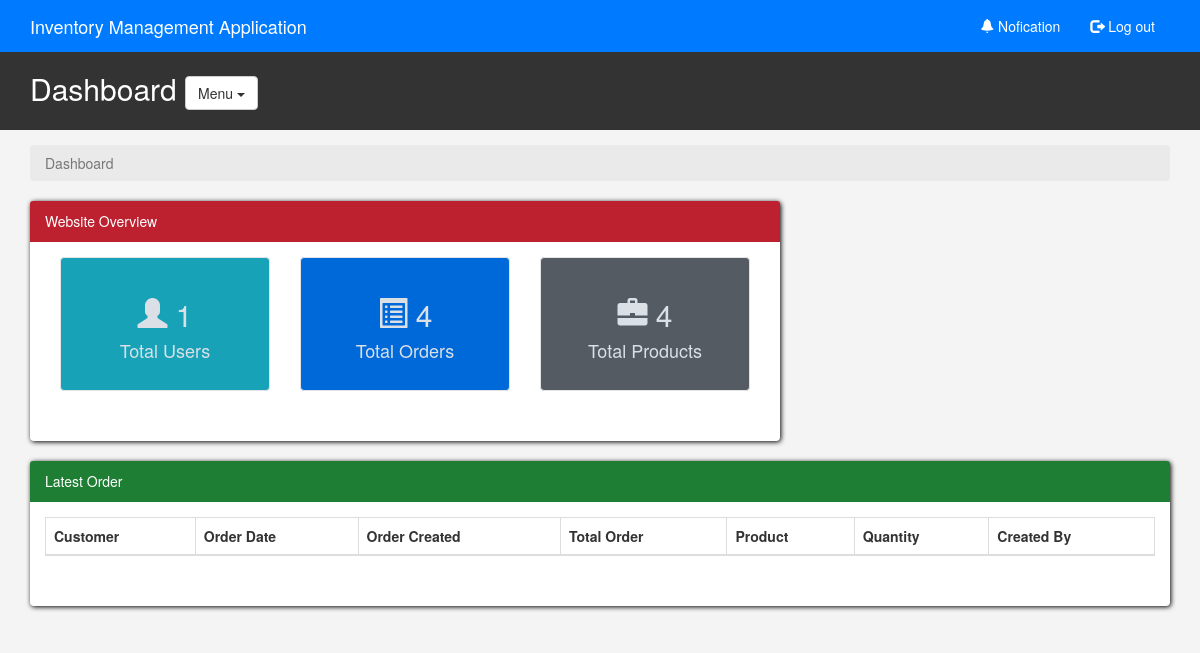
Before: /admin/ (signed in) with the older database file.
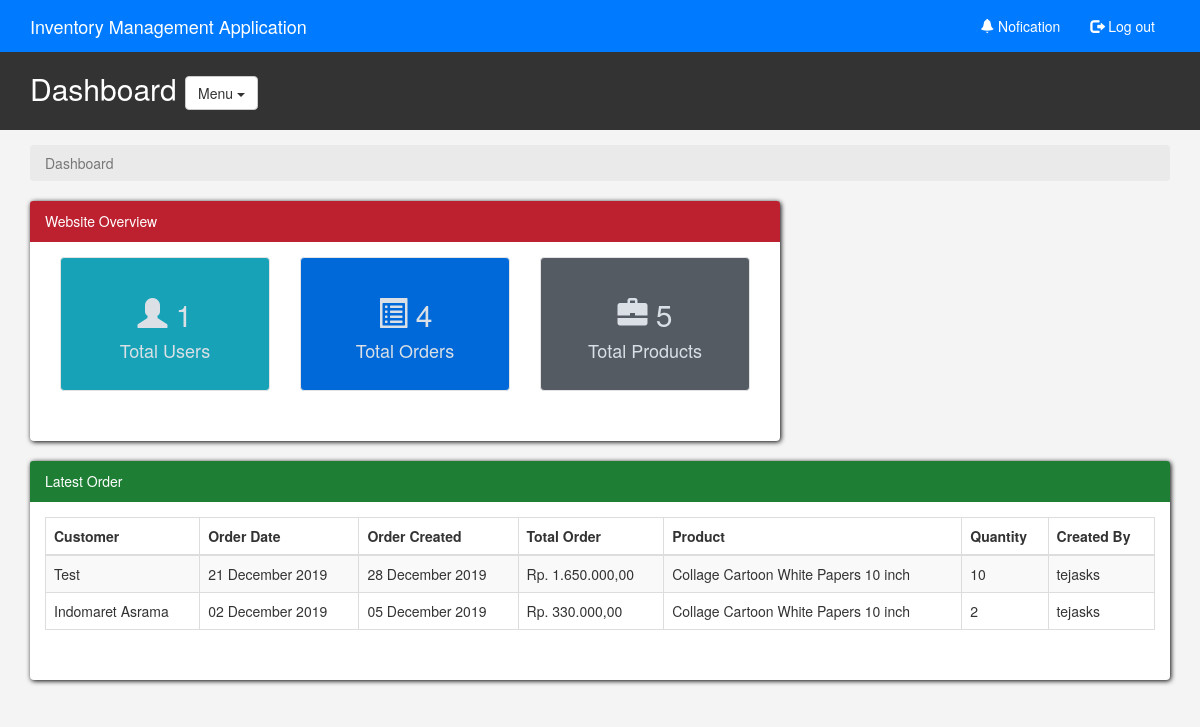
After: the same page with the newer database file.
### tables this page shows
CREATE TABLE IF NOT EXISTS `inventory_order` (
  `inventoryOrderID` int(12) NOT NULL AUTO_INCREMENT,
  `userID` int(12) DEFAULT NULL,
  `inventoryOrderTotal` int(12) DEFAULT NULL,
  `inventoryOrderDate` varchar(25) DEFAULT NULL,
  `inventoryOrderName` varchar(100) DEFAULT NULL,
  `inventoryOrderAddress` varchar(100) DEFAULT NULL,
  `paymentStatus` enum('cash','credit') DEFAULT NULL,
  `inventoryOrderStatus` enum('active','inactive') DEFAULT NULL,
  `inventoryOrderCreatedDate` int(11) DEFAULT NULL,
  PRIMARY KEY (`inventoryOrderID`)
);

CREATE TABLE IF NOT EXISTS `product` (
  `productID` int(12) NOT NULL AUTO_INCREMENT,
  `categoryID` int(12) NOT NULL,
  `brandID` int(12) NOT NULL,
  `productName` varchar(100) NOT NULL,
  `productDescription` varchar(200) NOT NULL,
  `productQuantity` int(11) NOT NULL,
  `productUnit` varchar(150) NOT NULL,
  `productBasePrice` int(12) NOT NULL,
  `productTax` int(12) NOT NULL,
  `productMinimumOrder` int(12) NOT NULL DEFAULT '0',
  `productEnterBy` int(11) NOT NULL,
  `productStatus` enum('pending','approved') NOT NULL,
  `productDate` date NOT NULL,
  PRIMARY KEY (`productID`)
);

CREATE TABLE IF NOT EXISTS `inventory_order_product` (
  `inventoryOrderProductID` int(11) NOT NULL AUTO_INCREMENT,
  `inventoryOrderID` int(11) DEFAULT NULL,
  `productID` int(11) DEFAULT NULL,
  `quantity` int(11) DEFAULT NULL,
  `price` int(12) DEFAULT NULL,
  `tax` int(10) DEFAULT NULL,
  PRIMARY KEY (`inventoryOrderProductID`)
);

CREATE TABLE IF NOT EXISTS `user` (
  `userID` int(11) NOT NULL AUTO_INCREMENT,
  `userEmail` varchar(70) DEFAULT NULL,
  `userPassword` varchar(100) DEFAULT NULL,
  `userName` varchar(50) DEFAULT NULL,
  `userType` enum('master','user') DEFAULT NULL,
  `userStatus` enum('active','inactive') DEFAULT NULL,
  `userRole` varchar(24) NOT NULL,
  PRIMARY KEY (`userID`)
);

### admin/helper.php (called while the page is built, shortened)
<?php
	function convertToRupiah($num)
	{
		return "Rp. ".number_format($num,2,',','.');
	}

### admin/index.php (the view, shortened to what this page needs)
<?php
	require_once 'helper.php';
	require_once '../templates/header.php';
	$query = "SELECT userName From user WHERE userID != '".$_SESSION['userID']."' ";
	$stmt = $conn->prepare($query);
	$stmt->execute();
	$result = $stmt->rowCount();
	$query2 = "SELECT inventoryOrderID From inventory_order";
	$stmt2 = $conn->prepare($query2);
	$stmt2->execute();
	$result2 = $stmt2->rowCount();
	$query3 = "SELECT productID From product";
	$stmt3 = $conn->prepare($query3);
	$stmt3->execute();
	$result3 = $stmt3->rowCount();
	$query4 = "SELECT user.userName as 'user', product.productName as 'product', inventory_order.inventoryOrderTotal as 'total', inventory_order.inventoryOrderName as 'customer', inventory_order.inventoryOrderDate as 'orderDate', inventory_order.inventoryOrderCreatedDate as 'orderCreated', inventory_order_product.quantity as 'quantity' FROM inventory_order JOIN inventory_order_product ON inventory_order_product.inventoryOrderID = inventory_order.inventoryOrderID JOIN product ON product.productID = inventory_order_product.productID JOIN user ON user.userID = inventory_order.userID ORDER BY inventory_order.inventoryOrderCreatedDate  DESC LIMIT 5 ";
	$stmt4 = $conn->prepare($query4);
	$stmt4->execute();
	$result4 = $stmt4->fetchAll();
?>
	<section id="breadcrumb">
		<div class="container">
			<ol class="breadcrumb">
				<li class="active">Dashboard</li>
			</ol>
		</div>
	</section>
	<section id="main">
		<div class="container">
			<div class="row">
				<div class="col-md-8">
					<div class="panel panel-default">
					  <div class="panel-heading-danger">Website Overview</div>
					  <div class="panel-body">
					  	<div class="col-md-4">
					  		<div class="well-info dash-box">
					  			<h2 class="text-light"><span class="glyphicon glyphicon-user"></span> <?php echo $result; ?></h2>
					  			<h4 class="text-light">Total Users</h4>
					  		</div>
					  	</div>
					  	<div class="col-md-4">
					  		<div class="well-primary dash-box">
					  			<h2 class="text-light"><span class="glyphicon glyphicon-list-alt"></span> <?php echo $result2; ?></h2>
					  			<h4 class="text-light">Total Orders</h4>
					  		</div>
					  	</div>
					  	<div class="col-md-4">
					  		<div class="well-secondary dash-box">
					  			<h2 class="text-light"><span class="glyphicon glyphicon-briefcase"></span> <?php echo $result3; ?></h2>
					  			<h4 class="text-light"> Total Products</h4>
					  		</div>
					  	</div>
					  </div>
					</div>
				</div>
			</div>
			<div class="row">
				<div class="col-md-12">
					<div class="panel panel-default">
					  <div class="panel-heading-success">Latest Order</div>
					  <div class="panel-body">
					  	<table class="table table-striped table-hover table-bordered">
						    <thead>
						      <tr>
						        <th>Customer</th>
						        <th>Order Date</th>
						        <th>Order Created</th>
						        <th>Total Order</th>
						        <th>Product</th>
						        <th>Quantity</th>
						        <th>Created By</th>
						      </tr>
						    </thead>
						    <tbody>
						      <?php foreach($result4 as $r) : ?>
						      	<tr>
						      		<td><?php echo $r['customer']; ?></td>
						      		<td><?php echo date('d F Y', strtotime($r['orderDate'])); ?></td>
						      		<td><?php echo date('d F Y',$r['orderCreated']); ?></td>
						      		<td><?php echo convertToRupiah($r['total']); ?></td>
						      		<td><?php echo $r['product']; ?></td>
						      		<td><?php echo $r['quantity']; ?></td>
						      		<td><?php echo $r['user']; ?></td>
						      	</tr>
						      <?php endforeach; ?>
						    </tbody>
						  </table>
					  </div>
					</div>
				</div>
			</div>
		</div>
	</section>
<?php require_once '../templates/footer.php'; ?>

### templates/header.php (shortened to what this page needs)
<!DOCTYPE html>
<html>
<head>
    <link rel="stylesheet" href="../css/bootstrap.min.css">
    <link rel="stylesheet" href="../css/custom.css">
    <link rel="stylesheet" href="../css/dataTables.bootstrap.min.css">
    <link rel="stylesheet" href="../css/bootstrap-datepicker.min.css">
    <link rel="stylesheet" href="../css/bootstrap-select.min.css">
</head>
<body>
	<nav class="navbar navbar-inverse">
	  <div class="container">
	    <div class="navbar-header">
	      <a class="navbar-brand">Inventory Management Application</a>
	    </div>
	    <div class="collapse navbar-collapse" id="myNavbar">
		    <ul class="nav navbar-nav navbar-right">
		    	<li><a href="#"><span class="glyphicon glyphicon-bell"></span> Nofication</a></li>
		      <li><a href="#" data-toggle="modal" data-target="#logoutModal"><span class="glyphicon glyphicon-log-out"></span> Log out</a></li>
		    </ul>
	    </div>
	  </div>
	</nav>
	<header id="header">
		<div class="container">
			<div class="row">
				<div class="col-md-10">
					<h2>Dashboard
						<div class="dropdown create">
						  <button class="btn btn-default dropdown-toggle" type="button" id="menu1" data-toggle="dropdown">Menu
						  <span class="caret"></span></button>
						</div>
					</h2>
				</div>
			</div>
		</div>
	</header>

### templates/footer.php (shortened to what this page needs)
</body>
</html>

### css/custom.css (style rules this page uses)
body { background: #f4f4f4; }
.navbar { margin-bottom: 0; border-radius: 0; }
.navbar-inverse { background-color: #007bff!important; border-color: #007bff!important; }
.navbar-inverse .navbar-collapse { border-color: #007bff!important; }
.navbar-inverse .navbar-brand { color: #fff!important; }
.navbar-inverse .navbar-nav>li>a { color: #fff!important; }
#header { background: #333; color: #fff; padding-bottom: 10px; margin-bottom: 15px; }
#header .create { display: inline; }
.breadcrumb { background: #eaeaea; color: #222; }
.well-info { min-height: 20px; padding: 19px; margin-bottom: 20px; background-color: #17a2b8;; border: 1px solid #e3e3e3; border-radius: 4px; }
.well-primary { min-height: 20px; padding: 19px; margin-bottom: 20px; background-color: #0069d9; border: 1px solid #e3e3e3; border-radius: 4px; }
.well-secondary { min-height: 20px; padding: 19px; margin-bottom: 20px; background-color: #545b62; border: 1px solid #e3e3e3; border-radius: 4px; }
.text-light { color: #dae0e5; }
.panel-default { border: none!important; }
.panel { box-shadow: 1px 1px 5px black !important; border: none!important; }
.panel-body { padding-bottom: 30px!important; }
.panel-default>.panel-heading-danger { padding: 10px 15px; border-bottom: 1px solid transparent; border-top-left-radius: 3px; border-top-right-radius: 3px; color: #fff!important; background-color: #bd2130!important;; }
.panel-default>.panel-heading-success { padding: 10px 15px; border-bottom: 1px solid transparent; border-top-left-radius: 3px; border-top-right-radius: 3px; color: #fff!important; background-color: #1e7e34!important; }
.dash-box { text-align: center; }

Changed rows visible on the page:
now on this page (row edited): inventory_order: inventoryOrderName "Test", inventoryOrderDate "21 December 2019", inventoryOrderCreatedDate "28 December 2019", inventoryOrderTotal "Rp. 1.650.000,00", product.productName "Collage Cartoon White Papers 10 inch", inventory_order_product.quantity "10", userID.userName "tejasks"
now on this page (row edited): inventory_order: inventoryOrderName "Indomaret Asrama", inventoryOrderDate "02 December 2019", inventoryOrderCreatedDate "05 December 2019", inventoryOrderTotal "Rp. 330.000,00", product.productName "Collage Cartoon White Papers 10 inch", inventory_order_product.quantity "2", userID.userName "tejasks"
Other visible differences:
$result3: "4" → "5"
